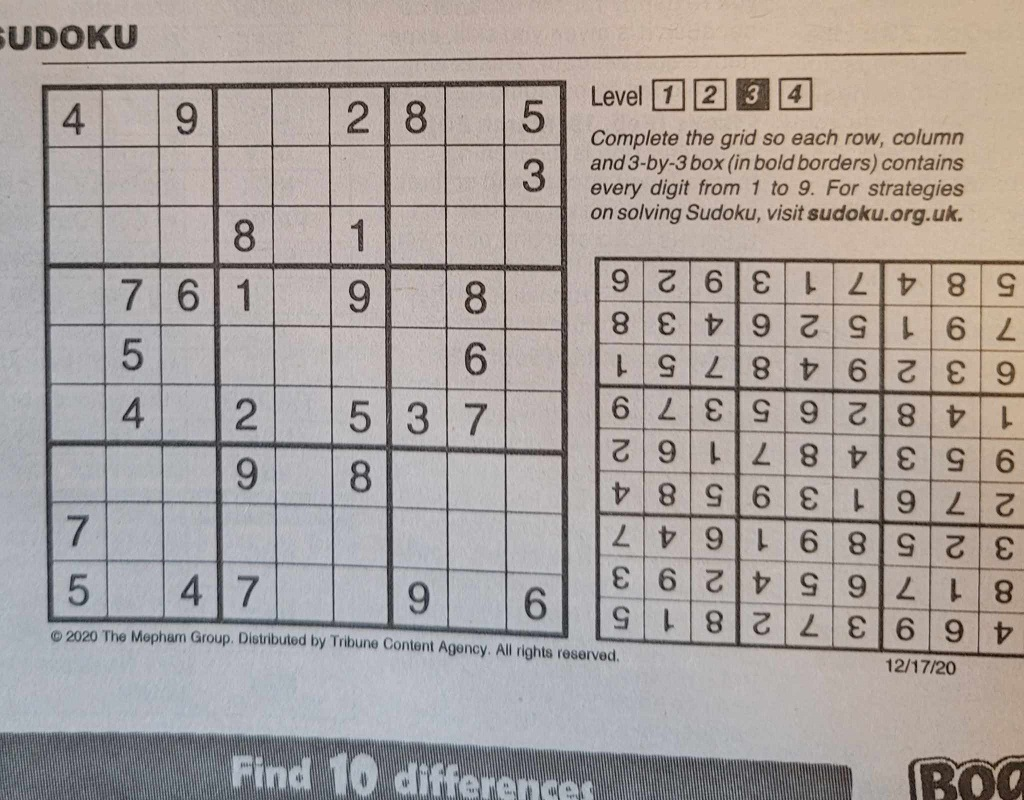
#> input picture tests/0.jpg, 1024 x 800 px
$ python main.py
#> lines starting #> are read from the running program, lines starting #| are printed output that depends on the picture; after the words box and inside, x2 and y2 are one past the last pixel; in counts of white or black regions, pixels touching at a corner belong together
### image_processing.py
import cv2
import numpy as np
import easyocr

#-- Preprocess the image so that it is a clean black and white image
#-- that the puzzle can be extracted from
def preprocessImage(img, visualize=False):
    #-- Cnvert the image to grayscale, blur it, and apply adaptive thresholding
    gray = cv2.cvtColor(img, cv2.COLOR_BGR2GRAY)
    blur = cv2.medianBlur(gray, 3)
    thresh = cv2.adaptiveThreshold(gray, 255, cv2.ADAPTIVE_THRESH_GAUSSIAN_C, cv2.THRESH_BINARY, 15, 15)
    #-- Invert the image and apply morphological transformations to fill in small gaps in the lines
    inverted = cv2.bitwise_not(thresh)
    kernel = cv2.getStructuringElement(cv2.MORPH_RECT, (3, 3))
    closed = cv2.dilate(inverted, kernel, iterations=1)
    if visualize: cv2.imshow("Preprocessed", closed)
    return closed

#-- Find the warped rectangles in the image, and then return the largest
#-- of these rectangles, assuming it meets a minimum size requirement
def isolatePuzzle(image, visualize=False):
    CONTOUR_MINIMUM_SIZE = 10000
    color = cv2.cvtColor(image, cv2.COLOR_GRAY2BGR)
    blurred = cv2.GaussianBlur(image, (5,5), 0) #-- Blurring the puzzle can help with warped "wavy" edges
    #-- Apply canny edge detection, and then find the contours in the image
    edges = cv2.Canny(blurred, 50, 150)
    contours, _ = cv2.findContours(edges, cv2.RETR_EXTERNAL, cv2.CHAIN_APPROX_SIMPLE)
    contours = sorted(contours, key=cv2.contourArea, reverse=True)
    for contour in contours:
        #-- Simplify the contour while retaining its shape
        epsilon = 0.02 * cv2.arcLength(contour, True)
        approx = cv2.approxPolyDP(contour, epsilon, True)
        area = cv2.contourArea(contour)
        #-- Disregard small contours, or contours without 4 vertices
        if len(approx) == 4 and area >= CONTOUR_MINIMUM_SIZE:
            if visualize:
                cv2.drawContours(color, [approx], -1, (0, 0, 255), 2)
                cv2.imshow("Isolated Puzzle", color)
            return approx
    return None

#-- Take an image, and the contour defining where the puzzle is located on the page, and warp
#-- that portion of the image such that the puzzle is in a straight-on view, in its own mat
def warpPuzzle(image, contour):
    # Convert the approximated contour to a 4-point format, in the right order
    rect = np.array(contour).reshape(4, 2)
    rect = sortRectanglePoints(rect)

    # Compute the width and height of the new image
    (tl, tr, br, bl) = rect
    widthA = np.sqrt(((br[0] - bl[0]) ** 2) + ((br[1] - bl[1]) ** 2))
    widthB = np.sqrt(((tr[0] - tl[0]) ** 2) + ((tr[1] - tl[1]) ** 2))
    maxWidth = max(int(widthA), int(widthB))
    heightA = np.sqrt(((tr[0] - br[0]) ** 2) + ((tr[1] - br[1]) ** 2))
    heightB = np.sqrt(((tl[0] - bl[0]) ** 2) + ((tl[1] - bl[1]) ** 2))
    maxHeight = max(int(heightA), int(heightB))

    # Destination points for the warp
    dst = np.array([
        [0, 0],
        [maxWidth - 1, 0],
        [maxWidth - 1, maxHeight - 1],
        [0, maxHeight - 1]], dtype="float32")

    #-- Apply transformation and return
    transform_matrix = cv2.getPerspectiveTransform(rect, dst)
    warped = cv2.warpPerspective(image, transform_matrix, (maxWidth, maxHeight))
    return warped

#-- Helper function for warpPuzzle function
#-- This makes sure the four coordinates of the puzzle's bounding rectangle
#-- are in the right order.
def sortRectanglePoints(pts):
    rect = np.zeros((4, 2), dtype="float32")
    s = pts.sum(axis=1)
    rect[0] = pts[np.argmin(s)]
    rect[2] = pts[np.argmax(s)]
    diff = np.diff(pts, axis=1)
    rect[1] = pts[np.argmin(diff)]
    rect[3] = pts[np.argmax(diff)]
    return rect

#-- Function takes an image (in the format produced by warpPuzzle()), and returns an array of
#-- length 81 representing the Sudoku board that was read in from the image
def detectNumbers(img, verbose=False):

    # Enlarge and blur the image slightly for better detection
    copied = img.copy()
    height, width = img.shape[:2]
    copied = cv2.resize(img, (int(1.5*width) ,int(1.5*height)), interpolation=cv2.INTER_LINEAR)
    copied = cv2.blur(copied, (11,11))
    # Divide the image into 81 cells
    buckets = [0] * 81
    height, width = copied.shape[:2]
    cell_width = width // 9
    cell_height = height // 9

    # Make a temporary image file and read it with EasyOCR
    cv2.imwrite('temp_image.png', copied)
    reader = easyocr.Reader(['en'])
    result = reader.readtext('temp_image.png', allowlist='0123456789')

    for each in result:
        # Get the center coordinates of the detected text box, and use it to find the row/column of the digit
        center_x = int((each[0][0][0] + each[0][3][0]) / 2)
        center_y = int((each[0][0][1] + each[0][3][1]) / 2)
        col = center_x // cell_width
        row = center_y // cell_height
        # Store the detected value in the appropriate bucket
        bucket_index = row * 9 + col
        value = int(each[1])
        buckets[bucket_index] = value
        if verbose: print(f"Detected value '{value}' at bucket {bucket_index} (row {row}, col {col})")
    return buckets

### main.py
import cv2

from image_processing import *
from sudoku import *

def runProcess(filename, debug=False):
#> called with filename = 'tests/0.jpg', debug = True
    image = cv2.imread(filename)
#> image is the input picture: shape (800, 1024, 3); mean B, G, R 157.3, 160.8, 168.6
    preprocessed_image = preprocessImage(image, debug)
#> in preprocessImage, `gray = cv2.cvtColor(img, cv2.COLOR_BGR2GRAY)`:
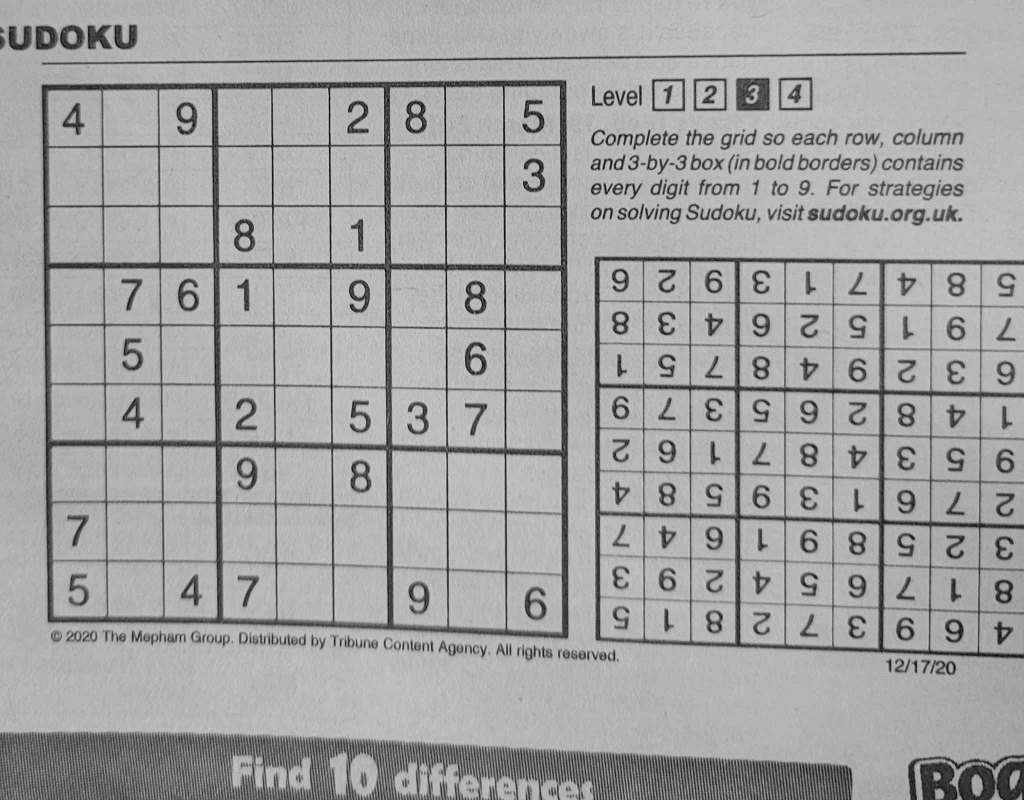
#> gray: shape (800, 1024); min 4, max 212, mean 162.7
#> in preprocessImage, `thresh = cv2.adaptiveThreshold(gray, 255, cv2.ADAPTIVE_THRESH_GAUSSIAN..`:
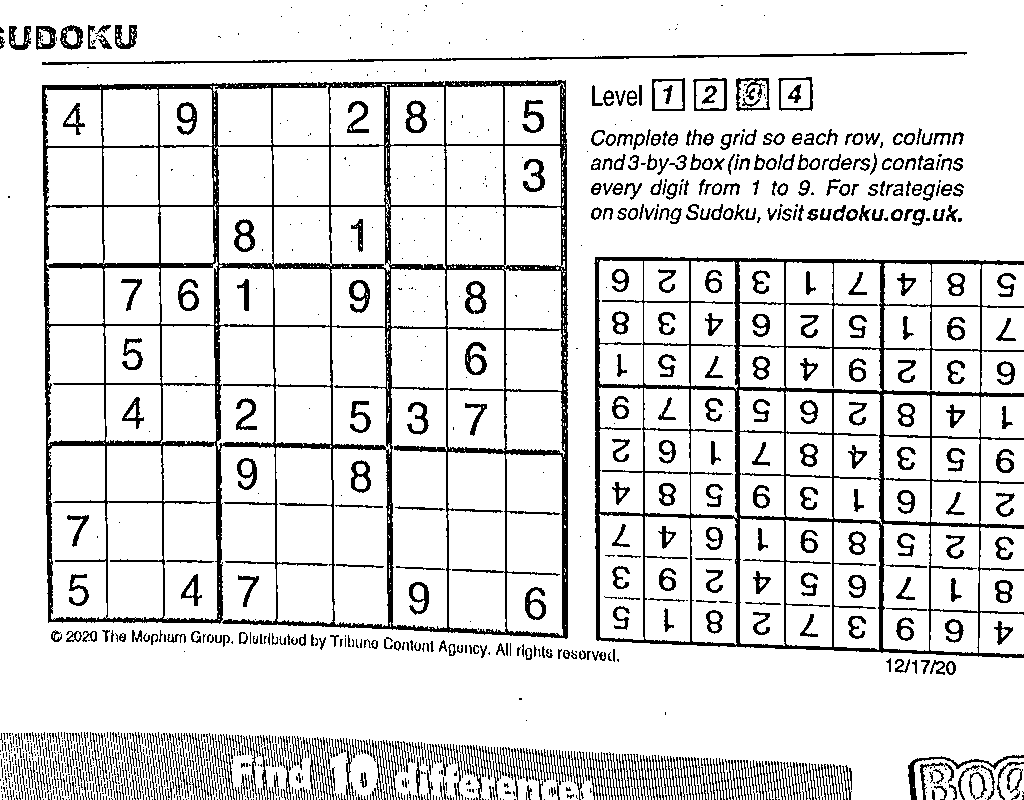
#> thresh: shape (800, 1024); 86.9% white; 1488 black regions (875 under 20 px), largest, box (x1, y1, x2, y2) and area: (42, 80, 568, 639) 31869, (594, 257, 1024, 658) 19055, (42, 52, 967, 65) 2134
#> in preprocessImage, `closed = cv2.dilate(inverted, kernel, iterations=1)`: closed: shape (800, 1024); 25.6% white; 314 white regions (123 under 20 px), largest, box (x1, y1, x2, y2) and area: (41, 79, 569, 640) 55431, (0, 731, 853, 800) 42706, (593, 256, 1024, 659) 34712
    puzzle_cont = isolatePuzzle(preprocessed_image, debug)
#> in isolatePuzzle, `edges = cv2.Canny(blurred, 50, 150)`:
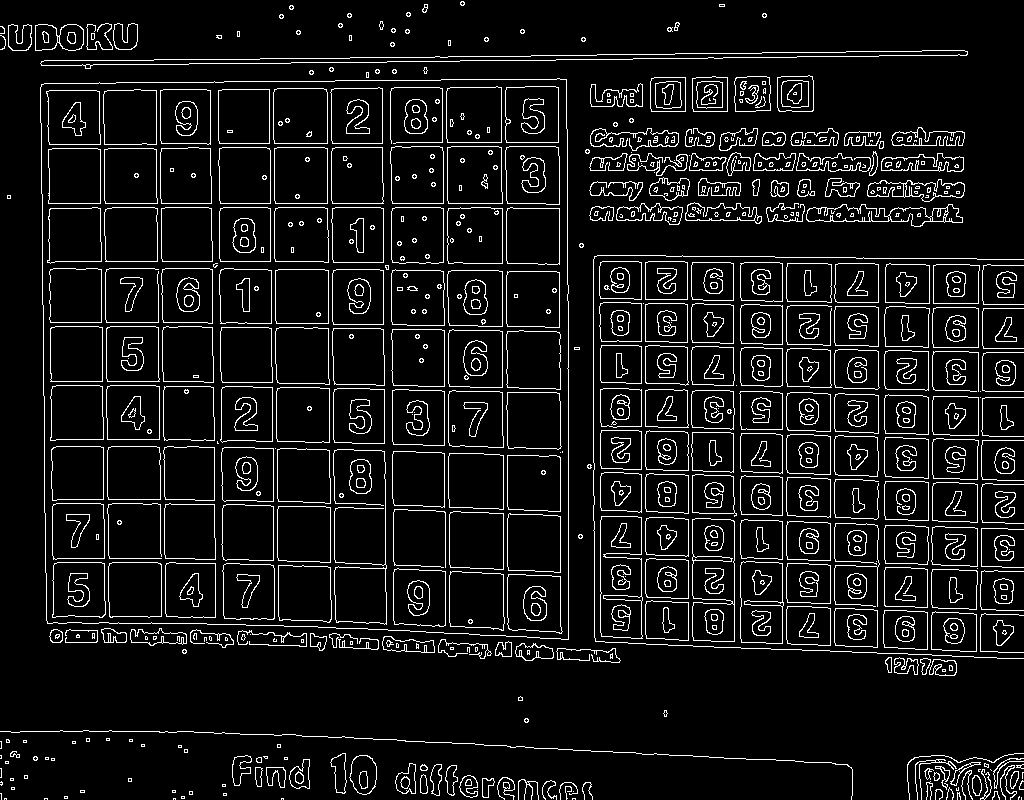
#> edges: shape (800, 1024); 8.1% white in thin lines or dots
#> in isolatePuzzle, `contours, _ = cv2.findContours(edges, cv2.RETR_EXTERNAL, cv2.CHAIN_APP..`: contours = 349 contours, 192 with area under 20; largest, box (x1, y1, x2, y2) and area: (40, 78, 569, 640) 286928, (692, 518, 735, 642) 4946, (600, 516, 643, 639) 4805, (40, 50, 968, 69) 4100, (740, 561, 784, 644) 3372
#> the loop in isolatePuzzle, `for contour in contours:` made 1 pass
#> (epsilon, approx, area) on pass 1: (43.32, [[566, 79], [41, 84], [47, 623], [568, 639]], 286928.5)
#> pass 1, in isolatePuzzle, `cv2.imshow("Isolated Puzzle", color)`:
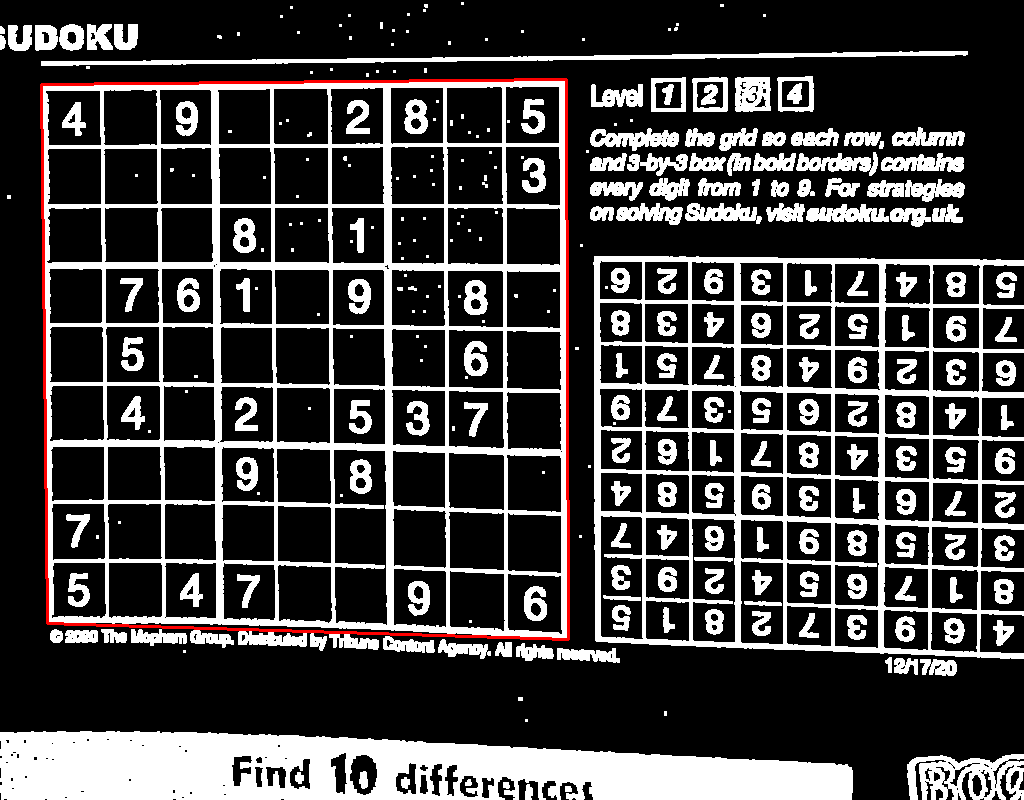
#> window 'Isolated Puzzle': shape (800, 1024, 3); mean B, G, R 64.3, 64.3, 66.3
#> puzzle_cont = [[566, 79], [41, 84], [47, 623], [568, 639]]
    puzzle_mat = warpPuzzle(preprocessed_image, puzzle_cont)
#> in sortRectanglePoints, `s = pts.sum(axis=1)`: s = [645, 125, 670, 1207]
#> in sortRectanglePoints, `diff = np.diff(pts, axis=1)`: diff = [-487, 43, 576, 71]
#> in warpPuzzle, `rect = sortRectanglePoints(rect)`: rect = [[41, 84], [566, 79], [568, 639], [47, 623]]
#> in warpPuzzle, `(tl, tr, br, bl) = rect`: tl = [41, 84]; tr = [566, 79]; br = [568, 639]; bl = [47, 623]
#> in warpPuzzle, `widthA = np.sqrt(((br[0] - bl[0]) ** 2) + ((br[1] - bl[1]) ** 2))`: widthA = 521.2
#> in warpPuzzle, `widthB = np.sqrt(((tr[0] - tl[0]) ** 2) + ((tr[1] - tl[1]) ** 2))`: widthB = 525
#> in warpPuzzle, `heightA = np.sqrt(((tr[0] - br[0]) ** 2) + ((tr[1] - br[1]) ** 2))`: heightA = 560
#> in warpPuzzle, `heightB = np.sqrt(((tl[0] - bl[0]) ** 2) + ((tl[1] - bl[1]) ** 2))`: heightB = 539
#> in warpPuzzle, `maxHeight = max(int(heightA), int(heightB))`: maxHeight = 560
#> in warpPuzzle, `dst = np.array([ [0, 0], [maxWidth - 1, 0], [maxWidth - 1, maxHeight -..`: dst = [[0, 0], [524, 0], [524, 559], [0, 559]]
#> in warpPuzzle, `transform_matrix = cv2.getPerspectiveTransform(rect, dst)`: transform_matrix = [[1.04, -0.0116, -41.63], [0.00982, 1.03, -86.99], [7.47e-05, -1.53e-05, 1]]
#> in warpPuzzle, `warped = cv2.warpPerspective(image, transform_matrix, (maxWidth, maxHe..`:
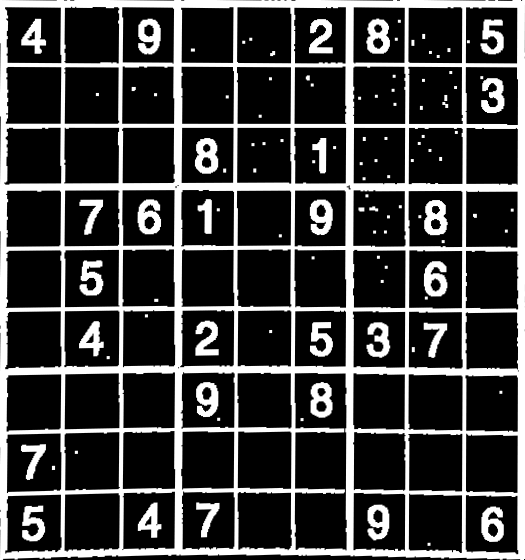
#> warped: shape (560, 525); min 0, max 255, mean 60.7
    buckets = detectNumbers(puzzle_mat)
#> in detectNumbers, `copied = cv2.blur(copied, (11,11))`:
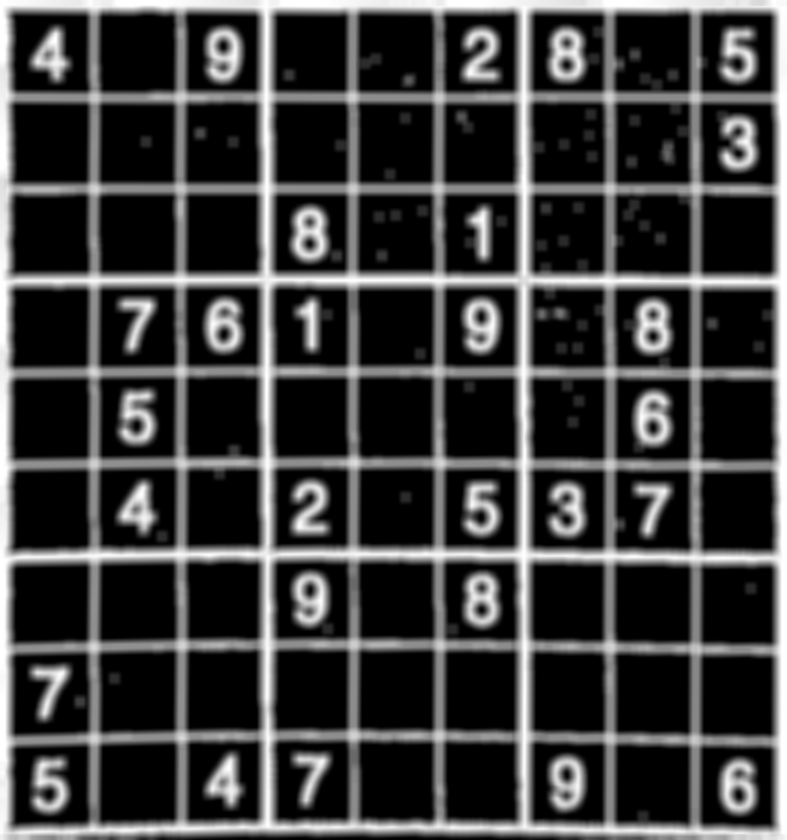
#> copied: shape (840, 787); min 0, max 255, mean 60.7
    solved = solveSudoku(buckets)
    if debug:
        cv2.imshow("Image", image)
        cv2.imshow("Puzzle Mat", puzzle_mat)
        print(solved)

    print("\nSolution: ")
    printSudoku(solved)

    while True:
        key = cv2.waitKey(1) & 0xFF
        if key == ord('q'): break


runProcess("tests/0.jpg", True)
#> (the call stopped at in detectNumbers, `reader = easyocr.Reader(['en'])`: easyocr is not available in this run)

cv2.destroyAllWindows()
